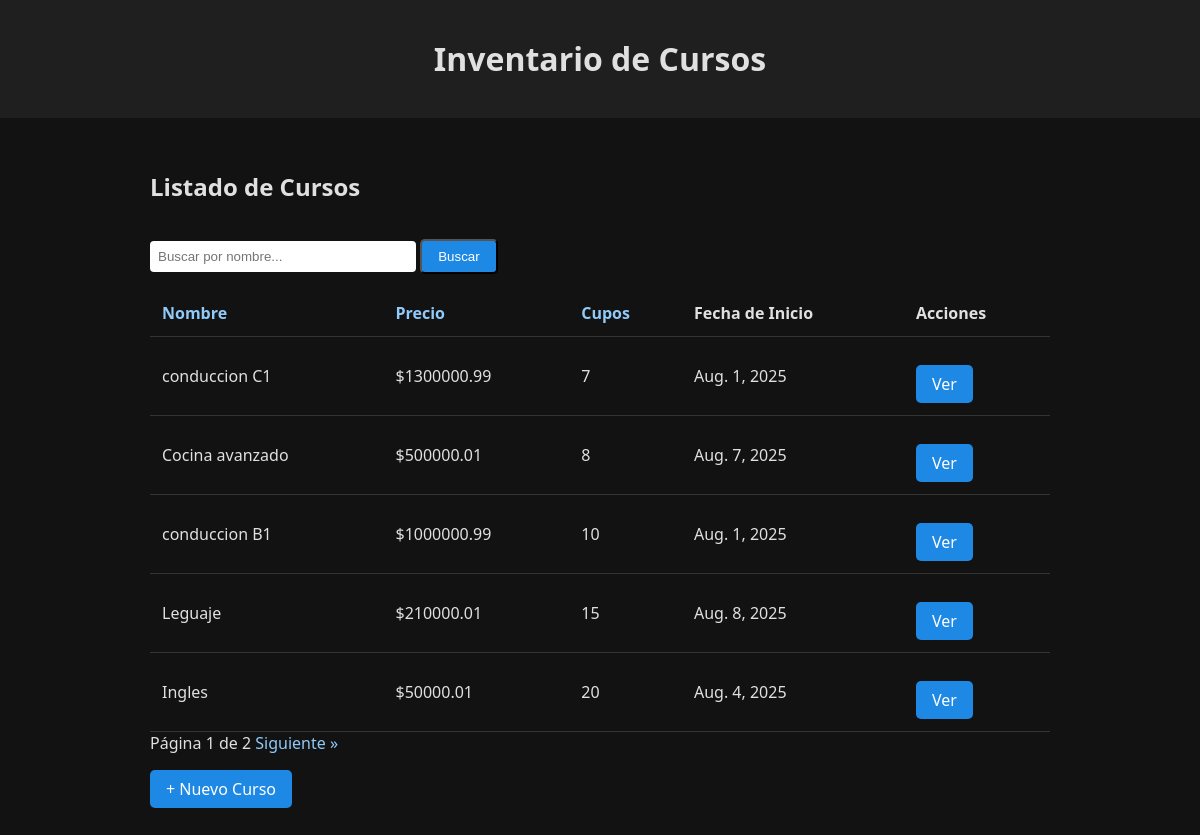
The app's page /items/?sort=cupos with its own data.
### inventario/models.py (models this page shows, shortened)
class Curso(models.Model):
    nombre = models.CharField(max_length=50)
    cupos = models.IntegerField()
    precio = models.DecimalField(max_digits=11, decimal_places=2)
    fecha_inicio = models.DateField()

### inventario/views.py (the view)
# urls.py: path('items/', views.cursoLista, name='curso_listado'),
def cursoLista(request):
    q = request.GET.get('q', '')
    sort = request.GET.get('sort', 'nombre')
    cursos = Curso.objects.all()
    if q:
        cursos = cursos.filter(nombre__icontains=q)
    cursos = cursos.order_by(sort)
    paginator = Paginator(cursos, 5)
    page = request.GET.get('page')
    cursos_page = paginator.get_page(page)
    context = {
        'cursos': cursos_page,
        'q': q,
        'sort': sort
    }
    return render(request, 'cursos/listado.html', context)

### inventario/templates/cursos/listado.html (shortened to what this page needs)
{% extends "base.html" %}
{% block content %}
<h2>Listado de Cursos</h2>
<form method="get" class="search-bar">
    <input type="text" name="q" value="{{ q }}" placeholder="Buscar por nombre...">
    <button class="btn" type="submit">Buscar</button>
</form>
<table>
    <thead>
        <tr>
            <th><a href="?sort=nombre{% if q %}&q={{ q }}{% endif %}">Nombre</a></th>
            <th><a href="?sort=precio{% if q %}&q={{ q }}{% endif %}">Precio</a></th>
            <th><a href="?sort=cupos{% if q %}&q={{ q }}{% endif %}">Cupos</a></th>
            <th>Fecha de Inicio</th>
            <th>Acciones</th>
        </tr>
    </thead>
    <tbody>
        {% for curso in cursos %}
        <tr>
            <td>{{ curso.nombre }}</td>
            <td>${{ curso.precio }}</td>
            <td>{{ curso.cupos }}</td>
            <td>{{ curso.fecha_inicio }}</td>
            <td>
                <a class="btn" href="{% url 'curso_detalle' curso.pk %}">Ver</a>
            </td>
        </tr>
        {% empty %}
        <tr>
            <td colspan="5">No se encontraron cursos.</td>
        </tr>
        {% endfor %}
    </tbody>
</table>
<div class="pagination">
    Página {{ cursos.number }} de {{ cursos.paginator.num_pages }}
    {% if cursos.has_next %}
        <a href="?page={{ cursos.next_page_number }}&q={{ q }}&sort={{ sort }}">Siguiente »</a>
    {% endif %}
</div>
<a class="btn" href="{% url 'curso_nuevo' %}">+ Nuevo Curso</a>
{% endblock %}

### inventario/templates/base.html (style rules this page uses)
body { background-color: #121212; color: #e0e0e0; font-family: 'Segoe UI', sans-serif; margin: 0; padding: 0; }
table { width: 100%; border-collapse: collapse; margin-top: 1rem; }
th, td { padding: 0.75rem; border-bottom: 1px solid #333; text-align: left; }
th a { color: #90caf9; text-decoration: none; }
.btn { display: inline-block; background-color: #1e88e5; color: white; padding: 0.5rem 1rem; border-radius: 5px; text-decoration: none; margin-top: 1rem; }
.pagination a { margin-right: 10px; color: #90caf9; text-decoration: none; }
.search-bar input { padding: 0.5rem; border-radius: 4px; border: none; width: 250px; }

### records on screen
Curso: nombre "conduccion C1", precio "1300000.99", cupos "7", fecha_inicio "Aug. 1, 2025"
Curso: nombre "Cocina avanzado", precio "500000.01", cupos "8", fecha_inicio "Aug. 7, 2025"
Curso: nombre "conduccion B1", precio "1000000.99", cupos "10", fecha_inicio "Aug. 1, 2025"
Curso: nombre "Leguaje", precio "210000.01", cupos "15", fecha_inicio "Aug. 8, 2025"
Curso: nombre "Ingles", precio "50000.01", cupos "20", fecha_inicio "Aug. 4, 2025"

### other values on screen
{{ cursos.number }} "1"
{{ cursos.paginator.num_pages }} "2"
